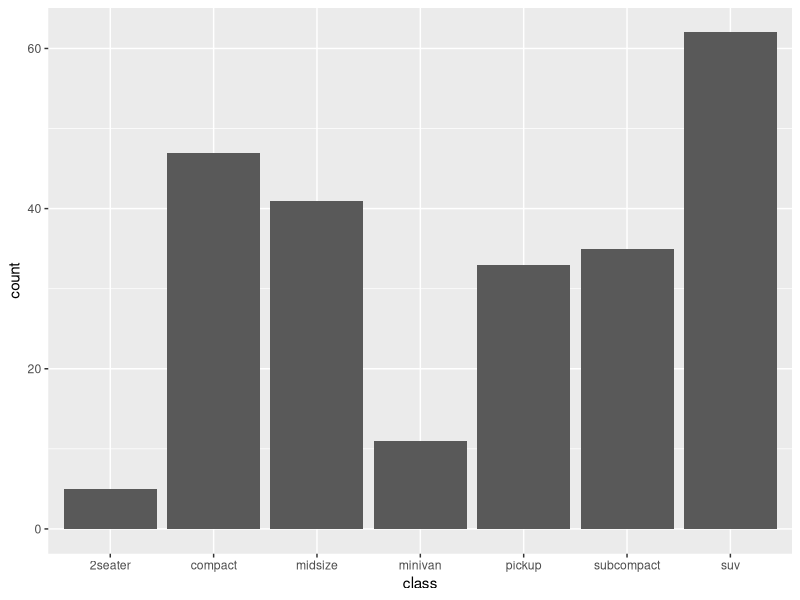
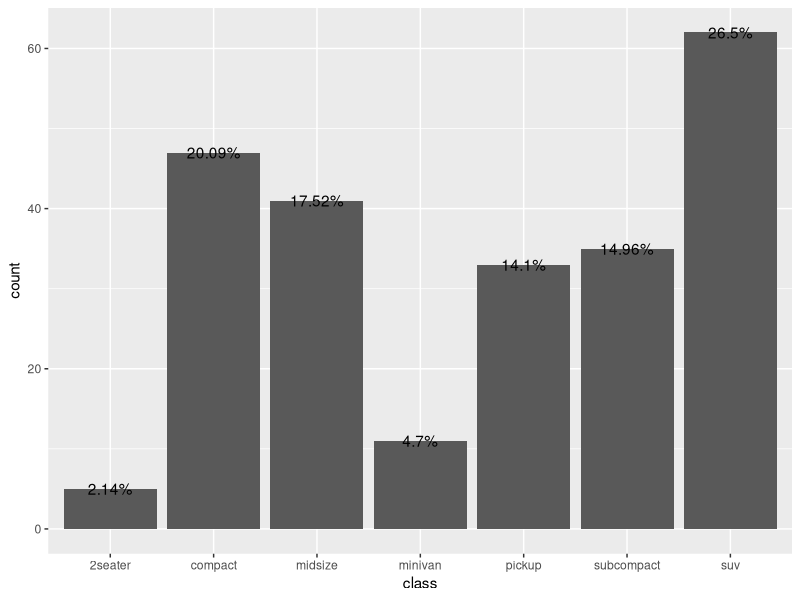
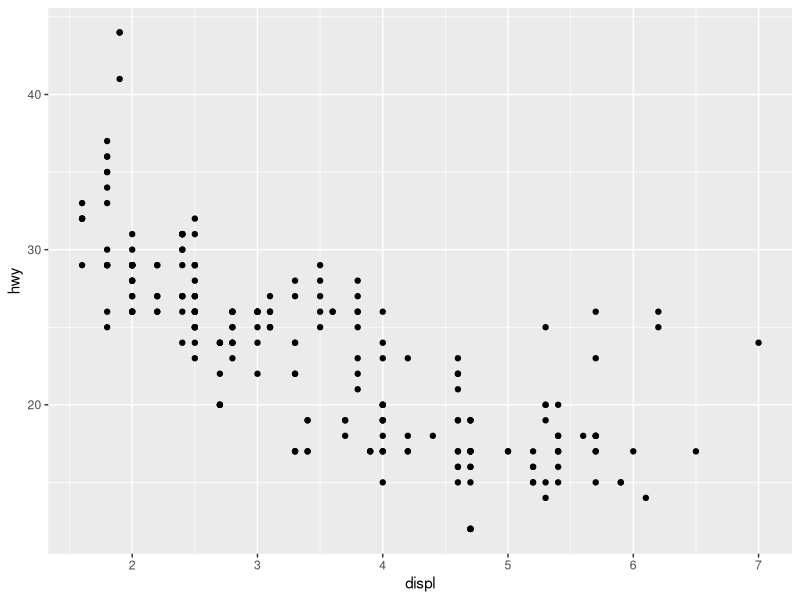
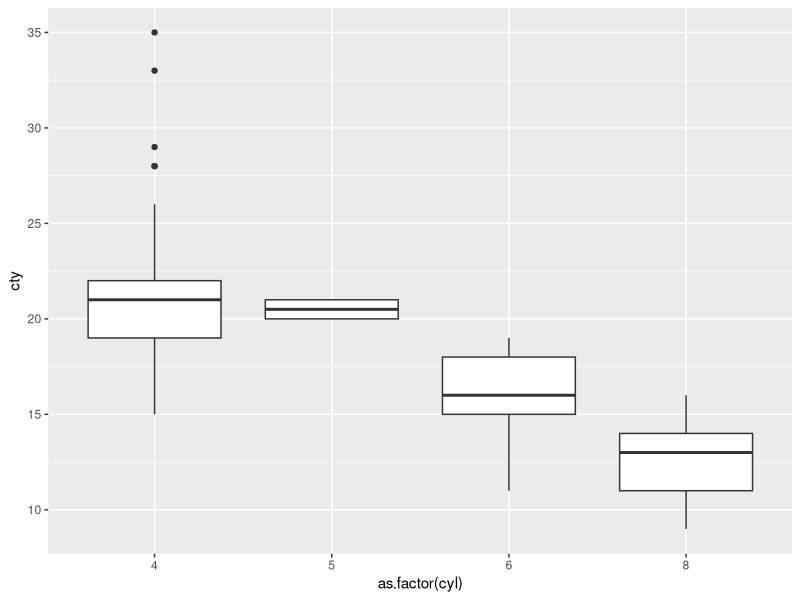

The R source for these figures, in order:
#install and load ggplot2
install.packages("ggplot2")
library(ggplot2)

#install and load tidyverse package
install.packages("tidyverse")
library(tidyverse)

#load mpg data 
data(mpg)

#geting info about the dataframe 
str(mpg)

#view first few rows of the data 
head(mpg)

#view the dataframe
View(mpg)


#Visualize the distribution of car classes (class variable) with a bar plot and determine the
#proportion of each car type. Identify the most common car type.

bar <- ggplot(data = mpg, mapping = aes(x=class)) + geom_bar() 

#view barchart
bar

#adding percentages to the barchart
barwithperct <- ggplot(data= mpg, mapping = aes(x=class)) + geom_bar() + geom_text(stat = 'count', aes(label = paste0(round(..count../sum(..count..)*100, 2), "%"))) 
barwithperct

#Engine Size and Fuel Efficiency
 #Plot a scatterplot of engine displacement (displ) vs. highway fuel efficiency (hwy).
 #Describe any observable trend. Does a larger engine size generally correlate with lower fuel efficiency?

scatter <- ggplot(data = mpg, mapping = aes(x=displ, y=hwy)) + geom_point()
scatter



#Analyzing Drive Type
#Create subsets for each drive type (drv), i.e., f (front-wheel), r (rear-wheel), and 4 (4wd).
# Compare the average highway fuel efficiency (hwy) across these subsets using mean() and sd().
# Identify which drive type tends to have the highest and lowest fuel efficiency.
front_wheel <- mpg %>% filter(drv == "f") %>% select(hwy,drv) 
View(front_wheel)
summary(front_wheel, )
mean(front_wheel$hwy)
sd(front_wheel$hwy)

#rear wheel 
rear_wheel <- mpg %>% filter(drv == "r") %>% select(hwy,drv)
View(rear_wheel)
summary(rear_wheel)
mean(rear_wheel$hwy)
sd(rear_wheel$hwy)

#4 wd
fwd <- mpg %>% filter(drv == "4") %>% select(hwy,drv)
view(fwd)
summary(fwd)
mean(fwd$hwy)
sd(fwd$hwy)

#Exploring Fuel Economy by Cylinder Count
# Visualize the distribution of city fuel economy (cty) across cars with different numbers of cylinders (cyl) using a boxplot.
# Determine if there’s a noticeable trend in fuel efficiency with increasing cylinder count.
bplot <- ggplot(data = mpg, mapping = aes(x=cty, y= as.factor(cyl))) + geom_boxplot() + coord_flip()
bplot



#Factors Influencing Fuel Efficiency
#Investigate which variables might influence fuel efficiency (cty and hwy) the most.
# Use appropriate visualizations (scatterplots, boxplots) to examine relationships between class, displ, cyl, and fuel efficiency.
# Summarize your findings and suggest possible reasons for the relationships observed.

